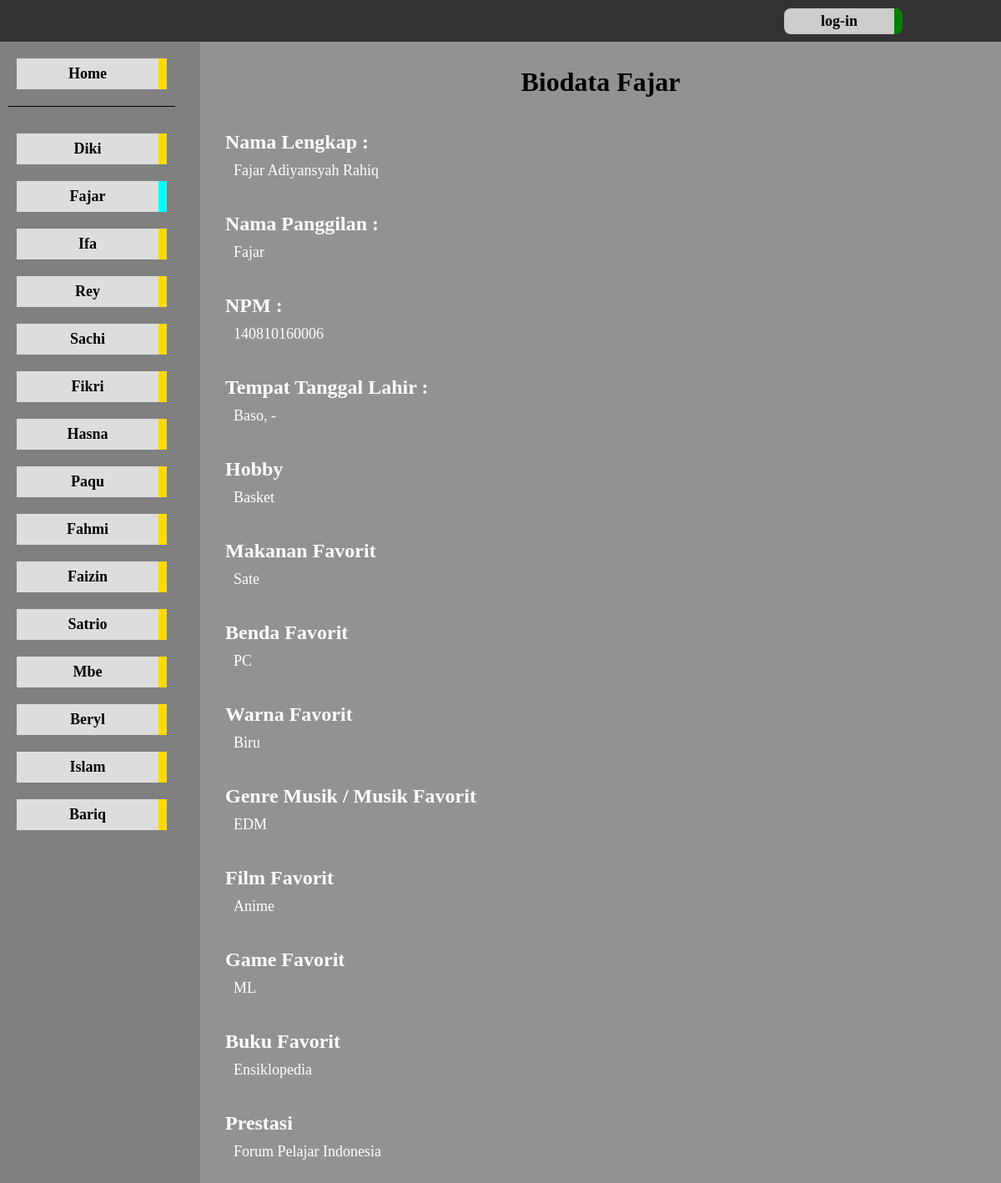
The page /?npm=140810160006 on the database its author committed.
### tables this page shows
CREATE TABLE `person` (
  `nama` varchar(40) NOT NULL,
  `panggilan` varchar(15) NOT NULL,
  `npm` varchar(13) NOT NULL,
  `id_angkatan` int(11) NOT NULL,
  `tempatlahir` varchar(20) NOT NULL,
  `tanggallahir` varchar(20) DEFAULT NULL,
  `hobi` varchar(30) DEFAULT NULL,
  `makananfav` varchar(25) DEFAULT NULL,
  `bendafav` varchar(25) DEFAULT NULL,
  `warnafav` varchar(25) DEFAULT NULL,
  `musikfav` varchar(25) DEFAULT NULL,
  `filmfav` varchar(25) DEFAULT NULL,
  `gamefav` varchar(25) DEFAULT NULL,
  `bukufav` varchar(25) DEFAULT NULL,
  `prestasi` varchar(100) DEFAULT NULL
);

### Web/application/controllers/home.php (called while the page is built, shortened)
<?php
class Home extends CI_Controller {
    public function __construct()
    {
        $this->load->model('home_model');
    }
    public function index()
    {
        $this->load->library('session');
        $this->load->helper('url');
        $data['person'] = $this->home_model->get_person();
        $this->load->view('home_view', $data);
    }
}

### Web/index.php (called while the page is built, shortened)
<?php
require_once BASEPATH.'core/CodeIgniter.php';

### Web/application/models/home_model.php (called while the page is built, shortened)
<?php if ( ! defined('BASEPATH')) exit('No direct script access allowed');
class Home_model extends CI_Model {
    public function get_person()
    {
        $query = $this->db->get('person');
        if($query->num_rows() > 0){
            $result = $query->result_array();
            return $result;
        }else{
            return false;
        }
    }
}

### Web/application/views/grid-dua.php (the view)
<div class="grid-satu">
    <ul class="content" style="margin-top:20px; border-bottom:0.5px solid black">
        <li class="content"><a class="<?php if(isset($_GET['npm'])){ echo "n";} ?>active" href="./">Home</a></li>
    </ul>
</div>
<div class="grid-dua">
    <ul class="content">
        <?php foreach($person as $ps): ?>
            <li class="content"><a class="<?php if(!isset($_GET['npm']) or (isset($_GET['npm']) and $_GET['npm']!= $ps['npm'])){ echo "n";} ?>active" href="?npm=<?php echo $ps['npm'] ?>"><?php echo $ps['panggilan'] ?></a></li>
        <?php endforeach; ?>
    </ul>
</div>

### Web/application/views/home_view.php (shortened to what this page needs)
<!DOCTYPE html>
<html lang="en">
<head>
    <link rel="stylesheet" type="text/css" href="<?php echo base_url();?>css/refresh.css" />
    <link rel="stylesheet" type="text/css" href="<?php echo base_url();?>css/grid.css" />
    <link rel="stylesheet" type="text/css" href="<?php echo base_url();?>css/frontpage-font.css" />
    <link rel="stylesheet" type="text/css" href="<?php echo base_url();?>css/personlist-font.css" />
    <link rel="stylesheet" type="text/css" href="<?php echo base_url();?>css/user-log-bottombar.css" />
</head>
<body>
    <div class="grid-container">
        <div class="grid-topnav">
            <ul class="login">
                <?php if(isset($_SESSION['some_name'])) { ?>
                <li class="topnav"><p class="welcome">Welcome, <?php $name = $_SESSION['name']; ?></p></li>
                <li class="topnav"><a href="?stats=logout">log-out</a></li>
                <?php } else { ?>
                <li class="topnav"><a href="login">log-in</a></li>
                <?php } ?>
            </ul>
        </div>
        <?php include 'grid-dua.php';?>
		<?php
			if(isset($_GET["npm"])){
            $id = $_GET["npm"];
            foreach($person as $ps):
			if($ps["npm"]==$id){
        ?>
        <div class="grid-tiga">
            <h1 id="title" style="margin:30px 0">Biodata <?php echo $ps["panggilan"];?></h1>
            <h2 class="person">Nama Lengkap :</h2>
             <p class="person"><?php echo $ps["nama"];?></p>
            <h2 class="person">Nama Panggilan :</h2>
             <p class="person"><?php echo $ps["panggilan"];?></p>
            <h2 class="person">NPM :</h2>
             <p class="person"><?php echo $ps["npm"];?></p>
            <h2 class="person">Tempat Tanggal Lahir :</h2>
             <p class="person"><?php echo $ps["tempatlahir"], ", ", $ps["tanggallahir"];?></p>
            <h2 class="person">Hobby</h2>
             <p class="person"><?php echo $ps["hobi"];?></p>
            <h2 class="person">Makanan Favorit</h2>
             <p class="person"><?php echo $ps["makananfav"];?></p>
            <h2 class="person">Benda Favorit</h2>
             <p class="person"><?php echo $ps["bendafav"];?></p>
            <h2 class="person">Warna Favorit</h2>
             <p class="person"><?php echo $ps["warnafav"];?></p>
            <h2 class="person">Genre Musik / Musik Favorit</h2>
             <p class="person"><?php echo $ps["musikfav"];?></p>
            <h2 class="person">Film Favorit</h2>
             <p class="person"><?php echo $ps["filmfav"];?></p>
            <h2 class="person">Game Favorit</h2>
             <p class="person"><?php echo $ps["gamefav"];?></p>
            <h2 class="person">Buku Favorit</h2>
             <p class="person"><?php echo $ps["bukufav"];?></p>
            <h2 class="person">Prestasi</h2>
             <p class="person" style="margin-bottom:30px"><?php echo $ps["prestasi"];?></p>
        </div>
        <?php
            break;
            } elseif ($ps["npm"]!=$id) {
        ?>
            <div class="grid-tiga">
                <h1 style="margin:40px 0">Lah?</h1>
                <p>Sepertinya NPM <?php echo $_GET["npm"]; ?> belum didaftarkan.</p>
                <p>Maaf ya :(</p>
            </div>
        <?php
            } endforeach;
		} ?>
    </div>
</body>
</html>

### Web/css/grid.css (style rules this page uses)
.grid-satu { grid-column: 1; grid-row: 2; background-color: #808080; }
.grid-dua { grid-column: 1; grid-row: 3; overflow: auto; background-color: #808080; }
.grid-tiga { grid-column: 2; grid-row: 2 / span 2; overflow: auto; background-color: #929292; }
.grid-topnav { grid-column: 1 / span 2; grid-row: 1; background-color: #333; }
ul.content { list-style-type: none; margin: 30px 10px; padding: 0; width: 200px; }
li.content { margin: 20px 10px; text-align: center; font: bold 18px Calibri; }
li.content a { display: block; background-color: #ddd; color: #000; padding: 8px 16px; text-decoration: none; }
li.content a.active { border-right: 10px solid #00ffff; }
li.content a.nactive { border-right: 10px solid #ffd800; }

### Web/css/user-log-bottombar.css (style rules this page uses)
li.topnav { float: right; width: 200px; }
li.topnav a { width: 100px; display: block; color: black; text-align: center; padding: 5px 16px; text-decoration: none; font: bold 18px Calibri; border-right: 10px solid green; border-radius: 8px; background-color: #ccc; }

### rows shown on the page
person: panggilan "Diki"
person: panggilan "Fajar", nama "Fajar Adiyansyah Rahiq", npm "140810160006", tempatlahir "Baso", tanggallahir "-", hobi "Basket", makananfav "Sate", bendafav "PC", warnafav "Biru", musikfav "EDM", filmfav "Anime", gamefav "ML", bukufav "Ensiklopedia", prestasi "Forum Pelajar Indonesia"
person: panggilan "Ifa"
person: panggilan "Rey"
person: panggilan "Sachi"
person: panggilan "Fikri"
person: panggilan "Hasna"
person: panggilan "Paqu"
person: panggilan "Fahmi"
person: panggilan "Faizin"
person: panggilan "Satrio"
person: panggilan "Mbe"
person: panggilan "Beryl"
person: panggilan "Islam"
person: panggilan "Bariq"
